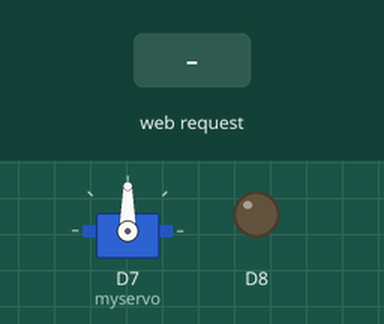
The sketch below on a simulated ESP8266 (NodeMCU). Shown: servo, output pins drawn as LEDs (lit = HIGH). The inputs (shaded band) are chosen by the test bench. WiFi joins after 1.5 s; servers stay silent unless stated; what the sketch prints to the serial monitor is not drawn.

Above: at 2.7 s.
2.8 s: HTTP request GET /4/off received
At 3.97 s:
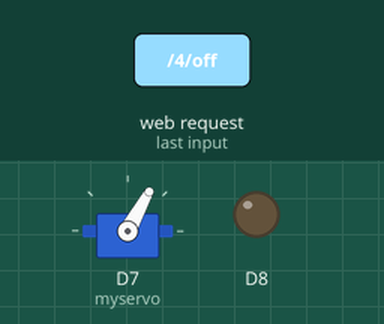
At 5.9 s:
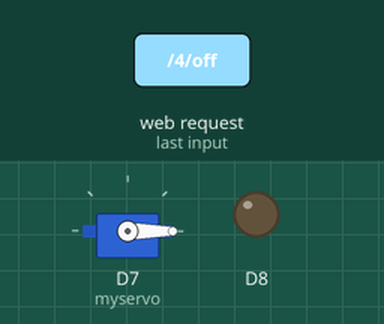
6.3 s: HTTP request GET /4/on received
At 8.7 s:
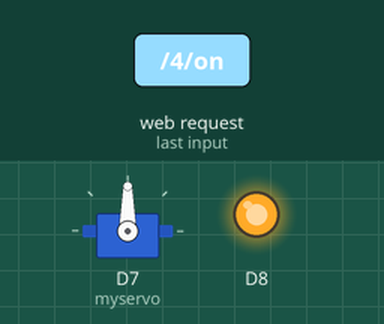
14.8 s: HTTP request GET /Fresh received
Timing chart, 0 to 18.1 s (numbered marks = the images above; inputs shaded):
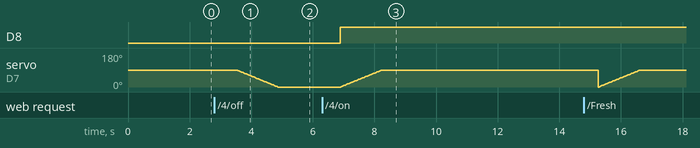

Measured:
- after the input at 2.8 s, servo on D7 (myservo): moves from 90° to 0° over 1.3 s, starting after 0.72 s
- after the input at 6.3 s, D8: LOW → HIGH after 0.58 s; servo on D7 (myservo): moves from 0° to 90° over 1.3 s, starting after 0.61 s

The sketch:

ECE387_Final_IND_Wifi.ino
```cpp
#include <ESP8266WiFi.h>
#include <SoftwareSerial.h>
#include <Servo.h>

Servo myservo;
SoftwareSerial NodeMCU(D1,D0);

const char* ssid = "2.4-1707 Sassafras";
//const char* ssid = "SilverFox";
const char* password = "CXNK0030C4DB";
//const char* password = "CWn7VbS9";

WiFiServer server(80);

String header,data,air="",tempe="",hum="",output4State = "off";;
int pos =0;
char chrstr[30];
bool autoo = false;

void setup() {
  pinMode(15,OUTPUT);
  myservo.attach(13);
  Serial.begin(115200);
  NodeMCU.begin(9600);

  Serial.print("Connecting to ");
  Serial.println(ssid);
  WiFi.begin(ssid, password);
  while (WiFi.status() != WL_CONNECTED) {
    delay(500);
    Serial.print(".");
  }
  Serial.println("");
  Serial.println("WiFi connected.");
  Serial.println("IP address: ");
  Serial.println(WiFi.localIP());
  server.begin();
}

void loop(){
  //NodeMCU.readBytes(chrstr,10);
  //String data(chrstr);
  data = NodeMCU.readString();
  //data = Serial.readString();
  //delay(1);
  Serial.println(data);
  //NodeMCU.println(data);

  if(data.indexOf("Fresh") > 0){
    air="The air is Fresh!";
  }
  else if(data.indexOf("Low") > 0){
    air="The air has low pollution!";
  }
  else if(data.indexOf("High") > 0){
    air="High pollution! Altert!";
  }

  tempe = data.substring(data.indexOf("pp")+2,data.indexOf("pp")+4);
  hum = data.substring(data.indexOf("mm")+2,data.indexOf("mm")+4);

  WiFiClient client = server.available();
  if (client) {
    //data = "!" + data;
    //Serial.println(data);
    Serial.println("New Client in.");
    String currentLine = "";
    while (client.connected()) {
      if (client.available()) {             // if there's bytes to read from the client,
        char c = client.read();             // read a byte, then
        Serial.write(c);                    // print it out the serial monitor
        header += c;
        if (c == '\n') {                    // if the byte is a newline character
          // if the current line is blank, you got two newline characters in a row.
          // that's the end of the client HTTP request, so send a response:
          if (currentLine.length() == 0) {
            client.println("HTTP/1.1 200 OK");
            client.println("Content-type:text/html");
            client.println("Connection: close");
            client.println();

            // turns the GPIOs on and off
            if (header.indexOf("GET /4/off") >= 0) {
              Serial.println("GPIO 4 off");
              output4State = "off";
            } else if (header.indexOf("GET /4/on") >= 0) {
              Serial.println("GPIO 4 on");
              output4State = "on";
            }

            // Display the HTML web page
            client.println("<!DOCTYPE html><html>");

            client.println("<head><meta name=\"viewport\" content=\"width=device-width, initial-scale=1\">");
            client.println("<link rel=\"icon\" href=\"data:,\">");
            // CSS to style the on/off buttons
            // Feel free to change the background-color and font-size attributes to fit your preferences
            client.println("<style>html { font-family: Helvetica; display: inline-block; margin: 0px auto; text-align: center;}");
            client.println("body {background-color: black;}");
            client.println(".button { background-color: Tomato; border: none; color: white; width: 100px; height: 50;border-radius: 8px;");
            client.println("text-decoration: none; font-size: 20px; margin: 2px; cursor: pointer;}");
            client.println(".button2 {background-color: Gray;}</style></head>");

            // Web Page Heading
            client.println("<body><h1><font color ='##FFFFFF'>PJ Fitness Club</h1>");
            client.println("<h2>Air Quality Monitor</h2>");
            client.println("<hr>");
            client.println("<h3 style = color:white> Air Quality Report</h3>");
            if(data.indexOf("High") > 0){
              client.println("<p style = color:red> 0_0 "+air+" 0_0</p>");
              autoo=true;
              }
            else if(data.indexOf("Low") > 0){
              client.println("<p style = color:yellow> =_= "+air+" =_=</p>");
              }
            else{
              client.println("<p style = color:green> ^_^ "+air+" ^_^</p>");
              autoo=false;
              }
            client.println("<h3 style = color:white> Temperature Report</h3>");
            client.println("<p style = color:green>"+tempe+"&#176C </p>");
            client.println("<h3 style = color:white> Humidity Report</h3>");
            client.println("<p style = color:blue>"+hum+"%</p>");
            client.println("<h3 style = color:white> Air Circulator Control</h3>");
            // If the output4State is off, it displays the ON button
            if(!autoo){
            if (output4State=="on") {
              digitalWrite(15,HIGH);
              for (pos = 0; pos <= 90; pos += 1) {
                  myservo.write(pos);
                  delay(15);
                }
              client.println("<p><a href=\"/4/off\"><button class=\"button button2\">OFF</button></a></p>");
            } else {
              digitalWrite(15,LOW);
              for (pos = 90; pos >= 0; pos -= 1) {
                    myservo.write(pos);
                    delay(15);
                }
              client.println("<p><a href=\"/4/on\"><button class=\"button\">ON</button></a></p>");
              }
          }
          else{
            digitalWrite(15,LOW);
              for (pos = 90; pos >= 0; pos -= 1) {
                    myservo.write(pos);
                    delay(15);
                }
              client.println("<p><a href=\"/4/off\"><button class=\"button button2\">Auto</button></a></p>");
          }
            client.println("</body></html>");

            // The HTTP response ends with another blank line
            client.println();
            // Break out of the while loop
            break;
          } else { // if you got a newline, then clear currentLine
            currentLine = "";
          }
        } else if (c != '\r') {  // if you got anything else but a carriage return character,
          currentLine += c;      // add it to the end of the currentLine
        }
      }
    }
    // Clear the header variable
    header = "";
    // Close the connection
    client.stop();
    Serial.println("Client disconnected.");
    Serial.println("");
  }
}
```
